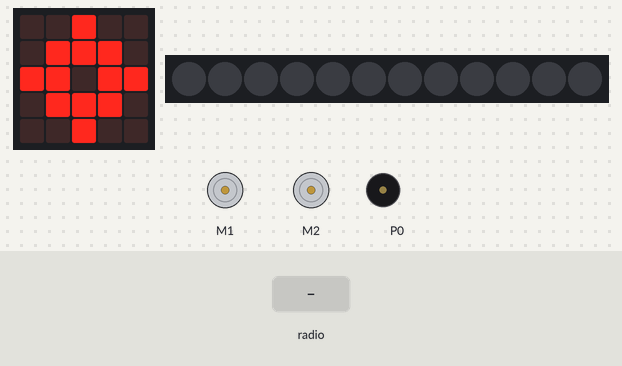
A program run on a simulated BBC micro:bit (MakeCode). Shown: the board's 5×5 LED display, 12 RGB LEDs in strip order, left to right, 2 × DC motor (green arrow = forward, orange = backward, longer = faster), buzzer (waves = sounding). The inputs (shaded band) are chosen by the test bench. Dim RGB values are drawn brighter than linear.

Above: at 1.8 s.
1.9 s: radio message "4" arrives
At 2.3 s:
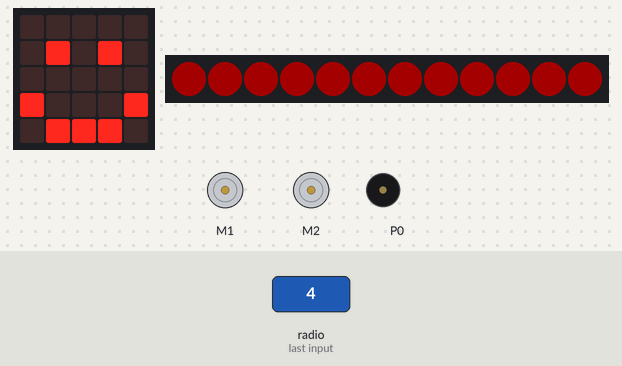
4.5 s: radio message "1" arrives
At 7.3 s:
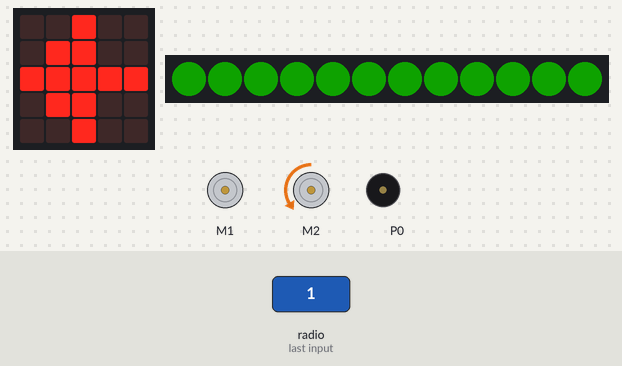
7.5 s: radio message "2" arrives
At 8.5 s:
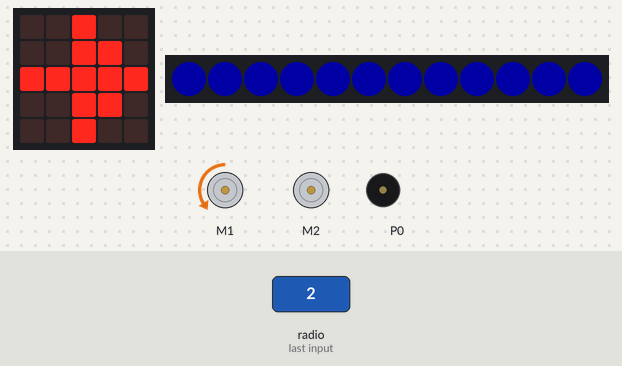
9.4 s: radio message "3" arrives
At 10.6 s:
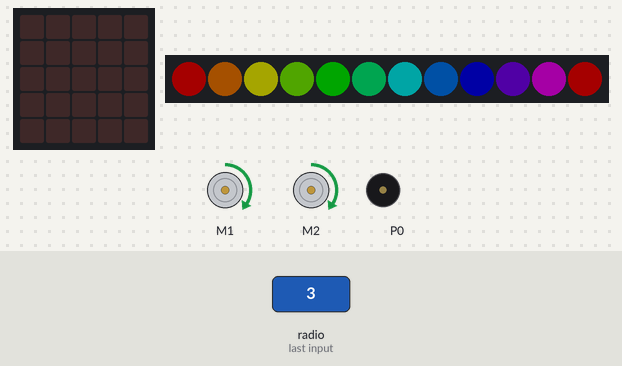
10.9 s: radio message "5" arrives
At 11.9 s:
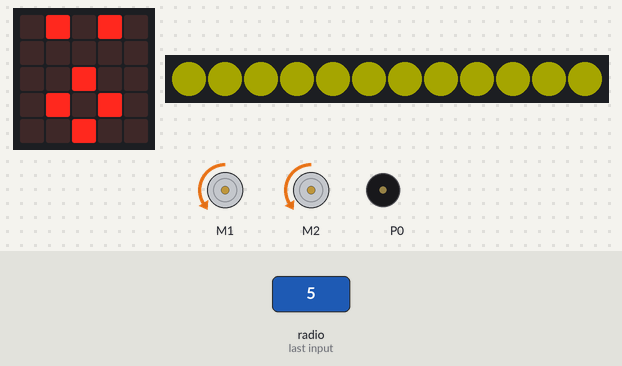
12.4 s: radio message "1" arrives
At 12.6 s:
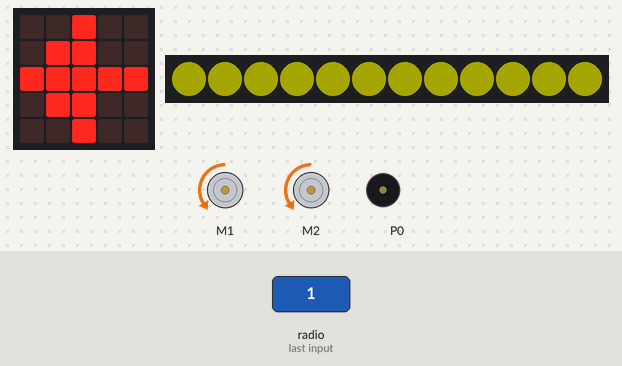
Timing chart, 0 to 15.3 s (numbered marks = the images above; inputs shaded):
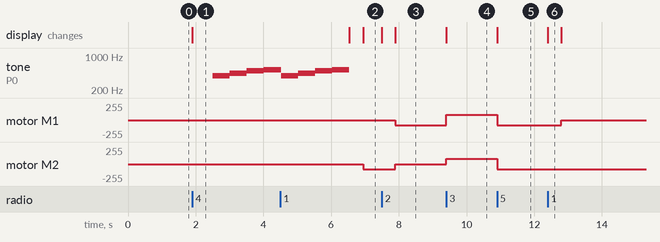

Measured:
- after the input at 1.9 s, tone on P0: silent → 392 Hz after 0.60 s, → 440 Hz 0.51 s later, → 494 Hz 0.51 s later, → 523 Hz 0.51 s later; the display: changes at once (image 1)
- after the input at 4.5 s, motor M2: stopped → backward 76/255 after 2.4 s; the display: first changes after 2.0 s (image 2 shows a later state)
- after the input at 7.5 s, motor M1: stopped → backward 76/255 after 0.40 s; motor M2: backward 76/255 → stopped after 0.40 s; the display: first changes at once (image 3 shows a later state)
- after the input at 9.4 s, motor M1: backward 76/255 → forward 76/255 at once; motor M2: stopped → forward 76/255 at once; the display: changes at once (image 4)
- after the input at 10.9 s, motor M1, motor M2: forward 76/255 → backward 76/255 at once; the display: changes at once (image 5)
- after the input at 12.4 s, motor M1: backward 76/255 → stopped after 0.40 s; the display: changes at once (image 6)
- what the display in image 6 shows lasts 0.4 s, from 12.4 s to 12.8 s

The program:

main.ts
```typescript
radio.onReceivedNumber(function (receivedNumber) {
    basic.clearScreen()
    if (receivedNumber == 1) {
        basic.showLeds(`
            . . # . .
            . # # . .
            # # # # #
            . # # . .
            . . # . .
            `)
        bitbot.setLedColor(0x18E600)
        bitbot.move(BBMotor.Right, BBDirection.Reverse, 30)
        bitbot.move(BBMotor.Left, BBDirection.Forward, 0)
    }
    if (receivedNumber == 2) {
        basic.showLeds(`
            . . # . .
            . . # # .
            # # # # #
            . . # # .
            . . # . .
            `)
        bitbot.setLedColor(0x0000FF)
        bitbot.move(BBMotor.Left, BBDirection.Reverse, 30)
        bitbot.move(BBMotor.Right, BBDirection.Forward, 0)
    }
    if (receivedNumber == 3) {
        bitbot.ledRainbow()
        bitbot.move(BBMotor.Both, BBDirection.Forward, 30)
    }
    if (receivedNumber == 5) {
        bitbot.setLedColor(0xFFFF00)
        bitbot.move(BBMotor.Both, BBDirection.Reverse, 30)
        basic.showIcon(IconNames.Surprised)
    }
    if (receivedNumber == 4) {
        bitbot.setLedColor(0xFF0000)
        bitbot.stop(BBStopMode.Coast)
        basic.showIcon(IconNames.Happy)
        music.playMelody("G A B C5 G A B C5 ", 120)
    }
})
bitbot.select_model(BBModel.XL)
radio.setGroup(1)
basic.showIcon(IconNames.Target)
```

test.ts
```typescript
// testene settes inn her; disse vil ikke kompilert så lenge denne pakken blir brukt som en utvidelse.
```
